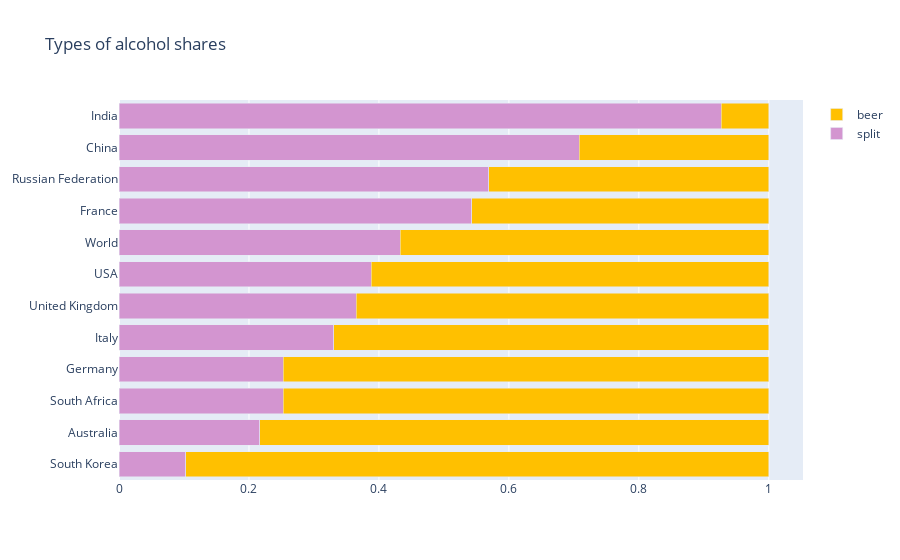

This figure's notebook cell:
### Code cell
colors = ['#d395d0', '#ffc000']

fig = go.Figure()

fig.add_trace(go.Bar(x=dfsel['prop_spirit'], y=dfsel['country'], orientation='h', name='split',
                     marker=dict(color=colors[0])))
fig.add_trace(go.Bar(x=dfsel['prop_beer'], y=dfsel['country'], orientation='h', name='beer',
                     marker=dict(color=colors[1])))

fig.update_layout(barmode='stack', title='Types of alcohol shares')

fig.show()

### Figure 1 — Plotly figure (JSON) as saved in the notebook; plotly's stock layout.template omitted (floating-point values rounded to 4 significant figures)
{"data": [{"marker": {"color": "#d395d0"}, "name": "split", "orientation": "h", "type": "bar", "x": [0.1026, 0.2162, 0.2525, 0.2527, 0.3307, 0.3652, 0.3882, 0.4328, 0.5432, 0.5689, 0.7085, 0.9268], "y": ["South Korea", "Australia", "South Africa", "Germany", "Italy", "United Kingdom", "USA", "World", "France", "Russian Federation", "China", "India"]}, {"marker": {"color": "#ffc000"}, "name": "beer", "orientation": "h", "type": "bar", "x": [0.8974, 0.7838, 0.7475, 0.7473, 0.6693, 0.6348, 0.6118, 0.5672, 0.4568, 0.4311, 0.2915, 0.07317], "y": ["South Korea", "Australia", "South Africa", "Germany", "Italy", "United Kingdom", "USA", "World", "France", "Russian Federation", "China", "India"]}], "layout": {"barmode": "stack", "title": {"text": "Types of alcohol shares"}}}
